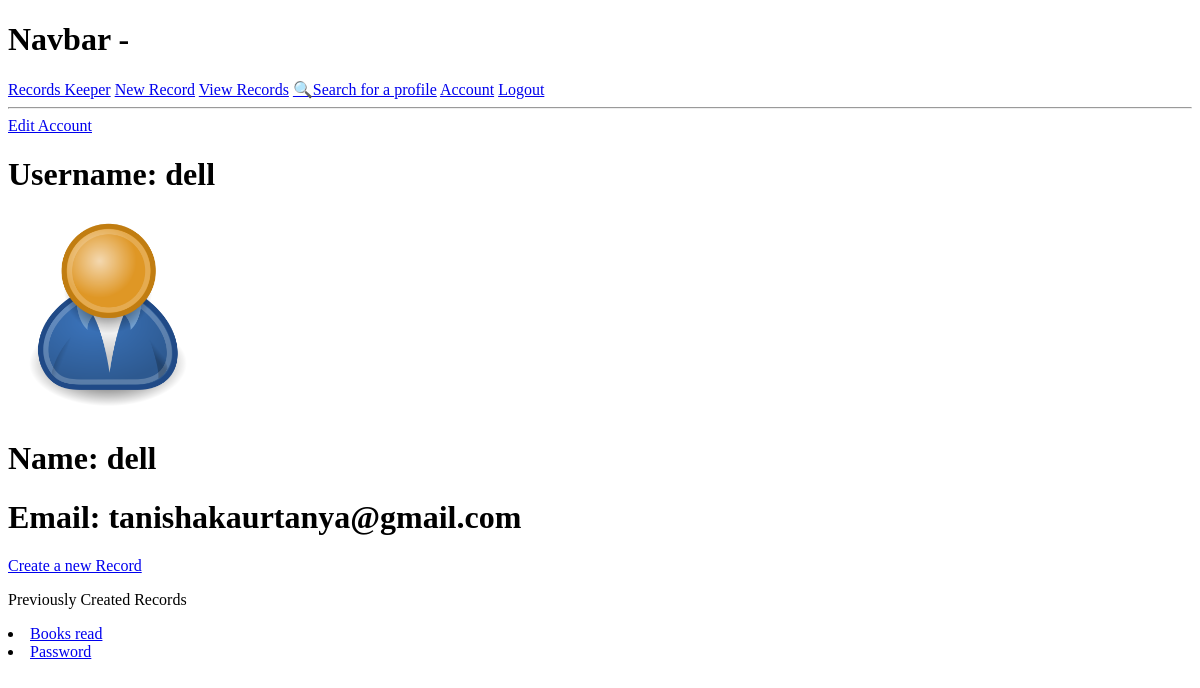
/users/account/ (signed in), run on an earlier commit of the app's database.
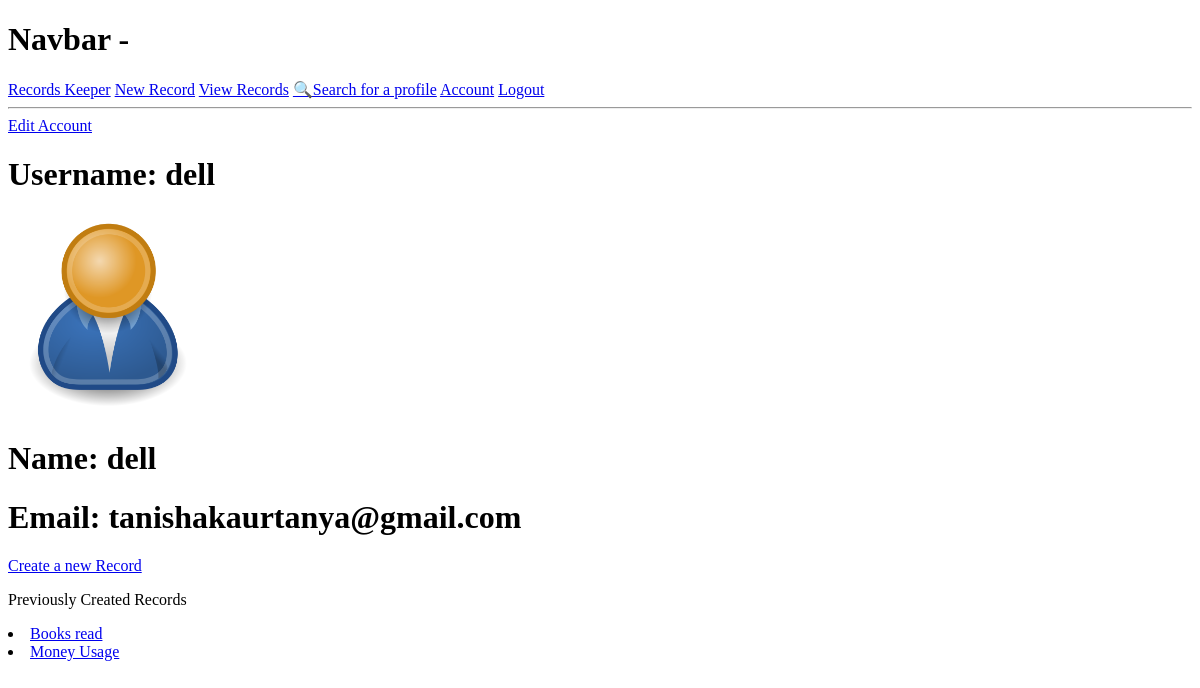
And on a later commit of the database.
### tables/models.py (models this page shows, shortened)
class Table(models.Model):
    owner=models.ForeignKey(Profile, on_delete=models.CASCADE, null=True, blank=True)
    title=models.TextField("Title of the table")
    desc=models.TextField("Description",null=True, blank=True)
    col1=models.TextField("Column 1",null=True, blank=True)
    col2=models.TextField("Column 2",null=True, blank=True)
    col3=models.TextField("Column 3",null=True, blank=True)
    col4=models.TextField("Column 4",null=True, blank=True)
    col5=models.TextField("Column 5",null=True, blank=True)
    total=models.IntegerField(default=0, null=True, blank=True)
    TYPE=(('Public', 'Public'), ('Private', 'Private'))
    status=models.CharField(max_length=200, choices=TYPE, default="Public")
    created = models.DateTimeField(auto_now_add=True)
    id = models.UUIDField(primary_key=True, default=uuid.uuid4, editable=False)
    class Meta:
        ordering = ['title', '-created']

### users/views.py (the view)
# urls.py: path("account/", views.userAccount, name='account'),
@login_required(login_url='login')
def userAccount(request):
    profile=request.user.profile
    context={'profile':profile}
    return render(request, "users/account.html", context)

### users/templates/users/account.html
{% extends 'main.html' %}
{% block content %}
<a href="{% url 'edit-account' %}">Edit Account</a>
<h1>Username: {{profile.username}}</h1>
<img src="{{profile.profile_image.url}}" alt="Profile Image" width="200" height="200">
<h1>Name: {{profile.name}}</h1>
<h1>Email: {{profile.email}}</h1>
<p><a href="{% url 'add-table' %}">Create a new Record</a></p>
<p>Previously Created Records</p>
{% for table in profile.table_set.all %}
<li><a href="{% url 'view-table' table.id %}">{{table.title}}</a></li>
{% endfor %}
{% endblock %}

What changed in the data, as far as the page shows it:
changed Table: title "Password" → "Money Usage"
